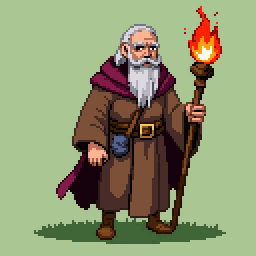
#> input picture NEURAL-QUEST/Characters/NPC_1.png, 128 x 128 px (shown 2 times larger); its folder holds only this picture in this run
$ python NPC_BG_remove.py
#> lines starting #> are read from the running program, lines starting #| are printed output that depends on the picture; after the words box and inside, x2 and y2 are one past the last pixel; in counts of white or black regions, pixels touching at a corner belong together
import os
import cv2
import numpy as np

char_num = 5

root_path = os.getcwd()
character_path = os.path.join(root_path, 'Characters')
BG_COLOR = []

for NPC in range(char_num):
    NPC_sprite = os.path.join(character_path, f'NPC_{NPC+1}.png')

    img = cv2.imread(NPC_sprite)
#> img is the input picture: shape (128, 128, 3); mean B, G, R 113.3, 150.8, 143.4

    if img.shape[2] != 4:
        b, g, r = cv2.split(img)
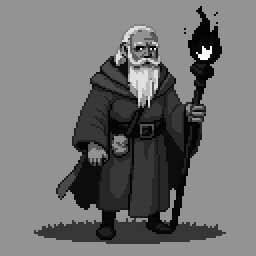
#> b: shape (128, 128) (shown 2 times larger); min 3, max 248, mean 113.3
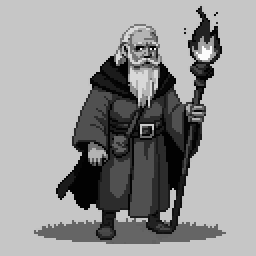
#> g: shape (128, 128) (shown 2 times larger); min 1, max 251, mean 150.8
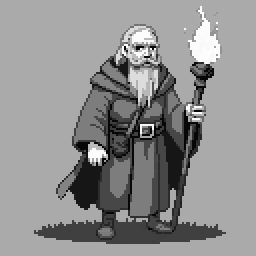
#> r: shape (128, 128) (shown 2 times larger); min 7, max 255, mean 143.4
        # alpha channel
        a = np.ones(b.shape, dtype=b.dtype)*255
        img = cv2.merge((b,g,r,a))
#> img: shape (128, 128, 4)

    BG_REGION = img[0:10, 0:10, :3]
    BG_COLOR.append(BG_REGION.mean(axis=(0,1)))

    diff = img[:, :, :3].astype(np.float32) - BG_COLOR[NPC]
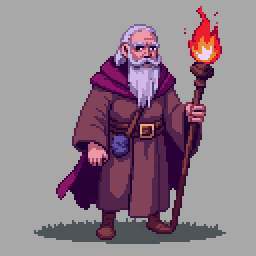
#> diff: shape (128, 128, 3) float64 (shown 2 times larger); mean B, G, R -33.7, -47.2, -26.6; drawn with min black and max white
    dist = np.linalg.norm(diff, axis=2)
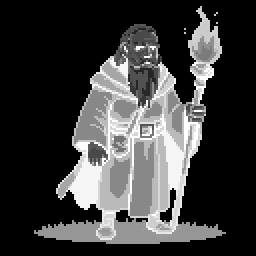
#> dist: shape (128, 128) float64 (shown 2 times larger); min 0, max 291, mean 69.3; drawn with min black and max white

    tolerance = 30
    mask = dist < tolerance
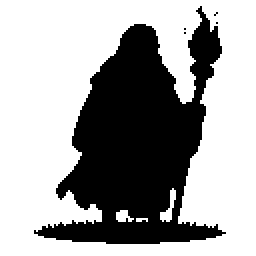
#> mask: shape (128, 128) bool (shown 2 times larger); 64.8% white; 5 black regions (4 under 20 px), largest, box (x1, y1, x2, y2) and area: (17, 3, 113, 122) 5767

    img[mask, 3] = 0
#> (the run stopped early here; a loop or call above may not have finished)
